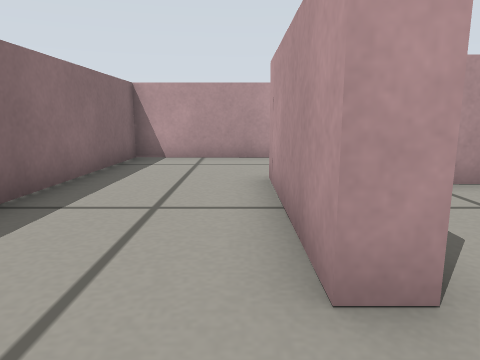
[1] (above)

16 first-person views from a walk through a world built for the Gazebo simulator. The camera is 0.26 m above the floor, tilts 10° down and sees 70° across. The floor is counted in squares, 0.25 m on a side. Each view is taken from the middle of a square. On the plan, view 1 faces up. The plan holds only what a view shows up to about 13 squares ahead; the rest is blank. The place goes on beyond the plan.

[2]
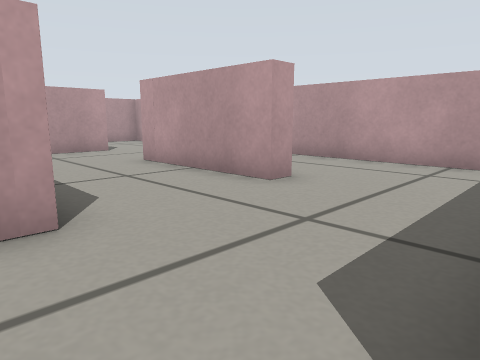

[3]
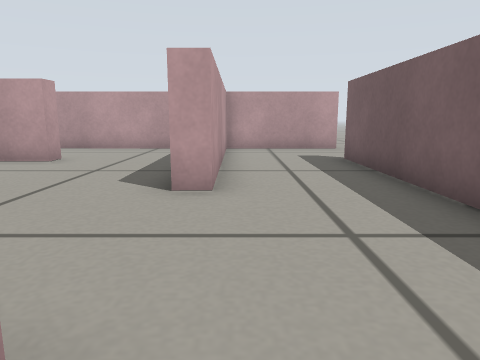

[4]
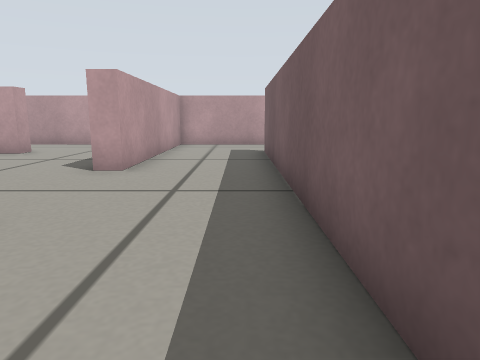

[5]
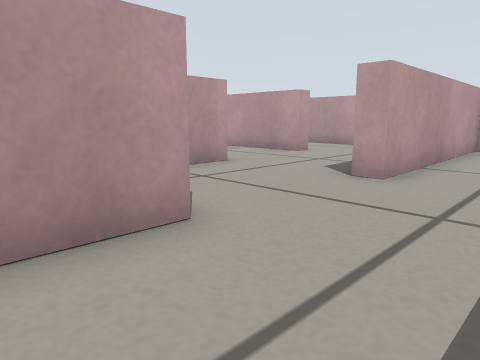

[6]
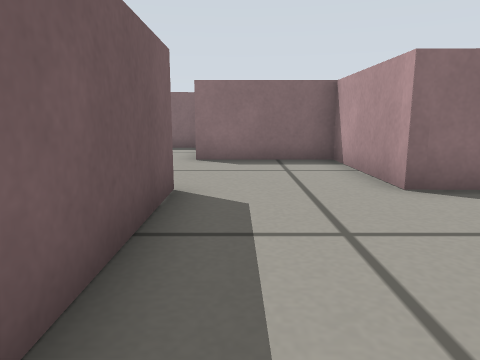

[7]
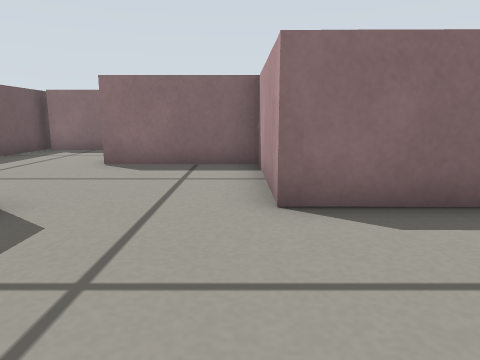

[8]
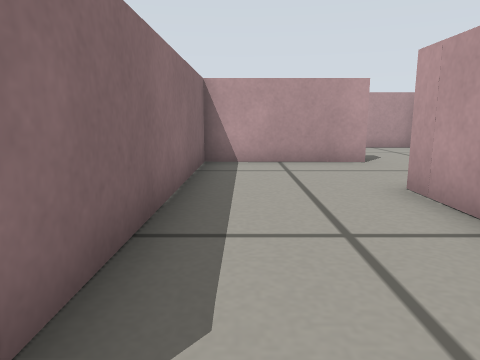

[9]
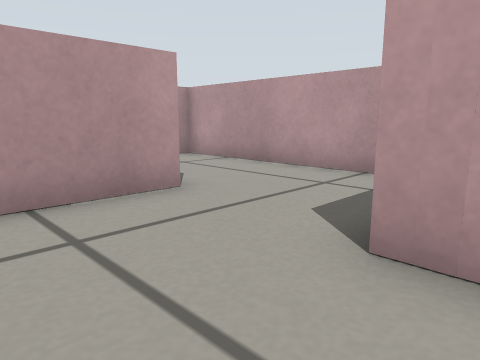

[10]
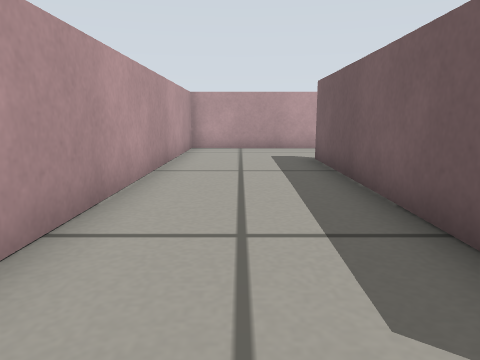

[11]
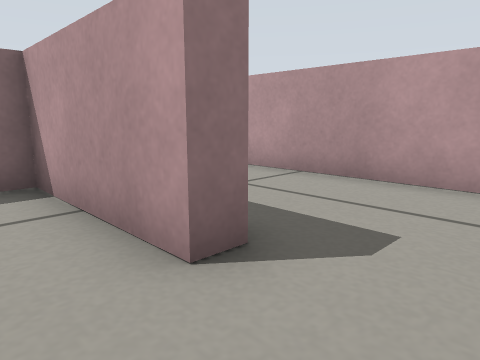

[12]
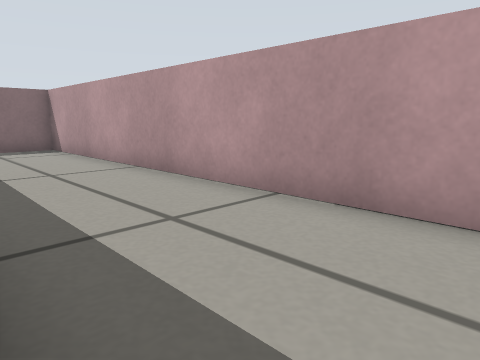

[13]
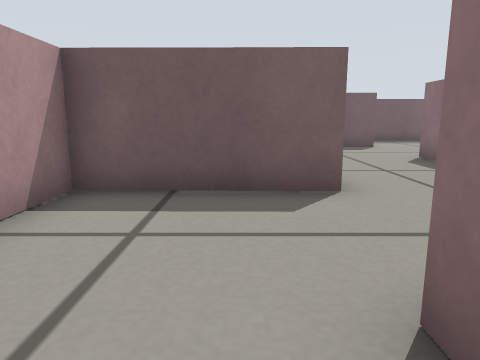

[14]
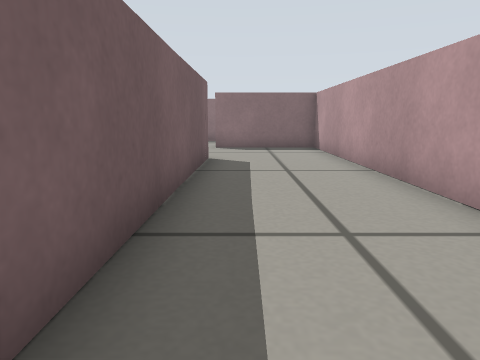

[15]
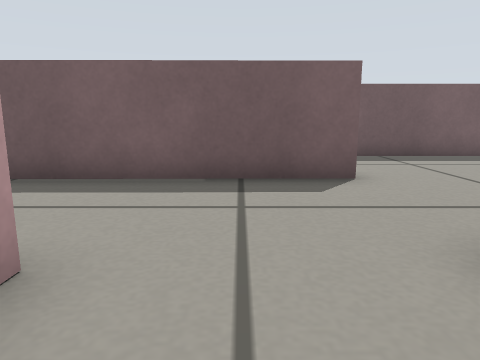

[16]
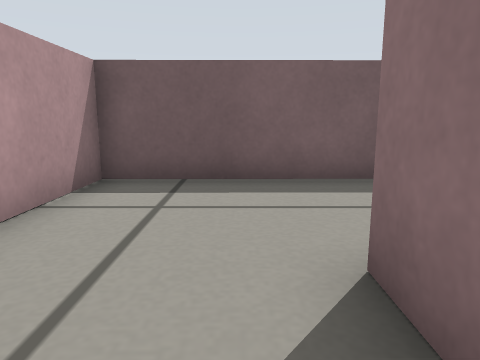

### Floor plan
Points are (right, up) in squares from view 1. A wall is a line through its corners. A room is listed if a view was taken in it or the views show most of it. See-through windows are left out.
Room 1 (views 1, 8, 9, 15)
walls: (0.5, 1.8) (0.5, 6.1); (-3, -2) (0.5, -2); (1.1, 9.4) (-2.9, 9.4) (-3, 1.5)
ways out: opening at (-3, -0.5) to room 2; opening at (1, 0) to room 4; opening at (1, 7.5) to room 6
Room 2 (view 2)
walls: (-3, -2.6) (-3, -2); (-3, 1.5) (-6.9, 1.4) (-6.9, -2.1)
ways out: opening at (-3, -0.5) to room 1; opening at (-5, -2) to room 3
Room 3 (views 3, 4, 5)
walls: (-6.9, -2.1) (-8.6, -2.1); (-10.8, -2.6) (-10.8, -5.5); (-11.4, -5.8) (1.2, -5.8); (4.4, -5.4) (4.4, -2.5) (-3, -2.6)
ways out: opening at (-5, -2) to room 2; opening at (2.5, -6)
Room 4 (views 6, 7, 16)
walls: (1.1, 2.9) (1.1, 1.8) (0.5, 1.8); (0.5, -2) (4.4, -1.9) (4.5, 4.3); (3.8, 5.5) (3.3, 5.5)
ways out: opening at (1, 0) to room 1
Room 5 (views 10, 13, 14)
walls: (-7.3, 10.1) (1.1, 10); (4.5, 10.4) (4.5, 13.8) (-10.8, 13.8) (-10.8, 10)
ways out: opening at (2.5, 9.5) to room 6; opening at (-11, 8.5)
Room 6 (views 11, 12)
walls: (1.1, 10) (1.1, 9.4); (0.5, 6.1) (4.5, 6) (4.5, 10.4)
ways out: opening at (1, 7.5) to room 1; opening at (2.5, 9.5) to room 5

Positions as (right, up) in squares from view 1, and headings:
1: (0, 0), facing up
2: (-4, -2), facing up-right
3: (-8, -3), facing right
4: (-10, -5), facing right
5: (-9, -5), facing up-right
6: (2, -1), facing left
7: (1, 1), facing left
8: (-2, 1), facing up
9: (-2, 5), facing up-right
10: (-8, 12), facing right
11: (3, 8), facing up-left
12: (2, 10), facing up-left
13: (2, 11), facing down
14: (2, 11), facing left
15: (-1, 4), facing down
16: (2, 4), facing down
